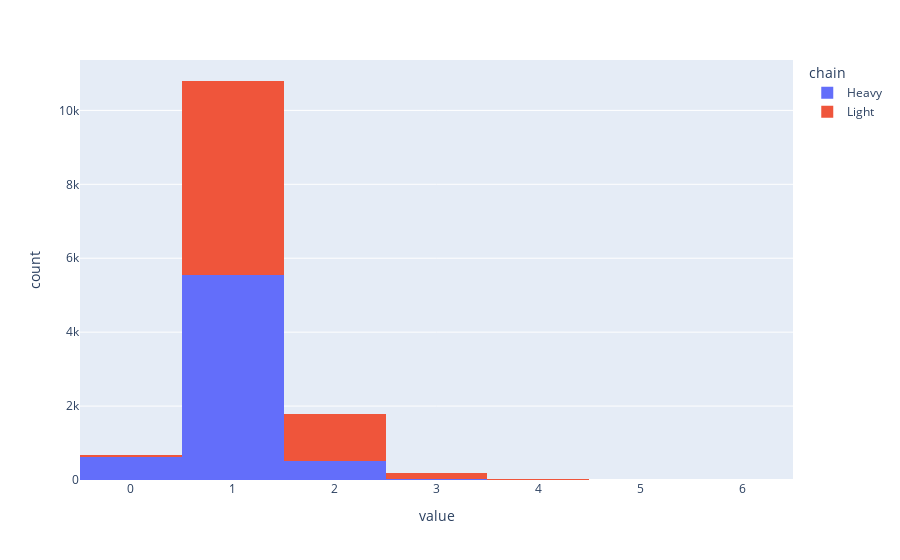

Notebook source saved alongside this figure:
### Markdown cell above
## Make some preliminary figures describing the bradburry table
- number of LCs per sample distribution

### Code cell
fig = px.histogram(bradbur_o, x="value", color="chain")
#fig.xlabel("Sequences Reported")
fig.show()
# TODO check on the ones above, some seem to be fine?

### Figure 1 — Plotly figure (JSON) as saved in the notebook; plotly's stock layout.template omitted (floating-point values rounded to 4 significant figures; data arrays with more than 128 entries replaced by an {"elided": "..."} marker saying what was removed)
{"data": [{"alignmentgroup": "True", "bingroup": "x", "hovertemplate": "chain=Heavy<br>value=%{x}<br>count=%{y}<extra></extra>", "legendgroup": "Heavy", "marker": {"color": "#636efa", "pattern": {"shape": ""}}, "name": "Heavy", "offsetgroup": "Heavy", "orientation": "v", "showlegend": true, "type": "histogram", "x": {"elided": "6739 int values"}, "xaxis": "x", "yaxis": "y"}, {"alignmentgroup": "True", "bingroup": "x", "hovertemplate": "chain=Light<br>value=%{x}<br>count=%{y}<extra></extra>", "legendgroup": "Light", "marker": {"color": "#EF553B", "pattern": {"shape": ""}}, "name": "Light", "offsetgroup": "Light", "orientation": "v", "showlegend": true, "type": "histogram", "x": {"elided": "6739 int values"}, "xaxis": "x", "yaxis": "y"}], "layout": {"barmode": "relative", "legend": {"title": {"text": "chain"}, "tracegroupgap": 0}, "margin": {"t": 60}, "xaxis": {"anchor": "y", "domain": [0, 1], "title": {"text": "value"}}, "yaxis": {"anchor": "x", "domain": [0, 1], "title": {"text": "count"}}}}
